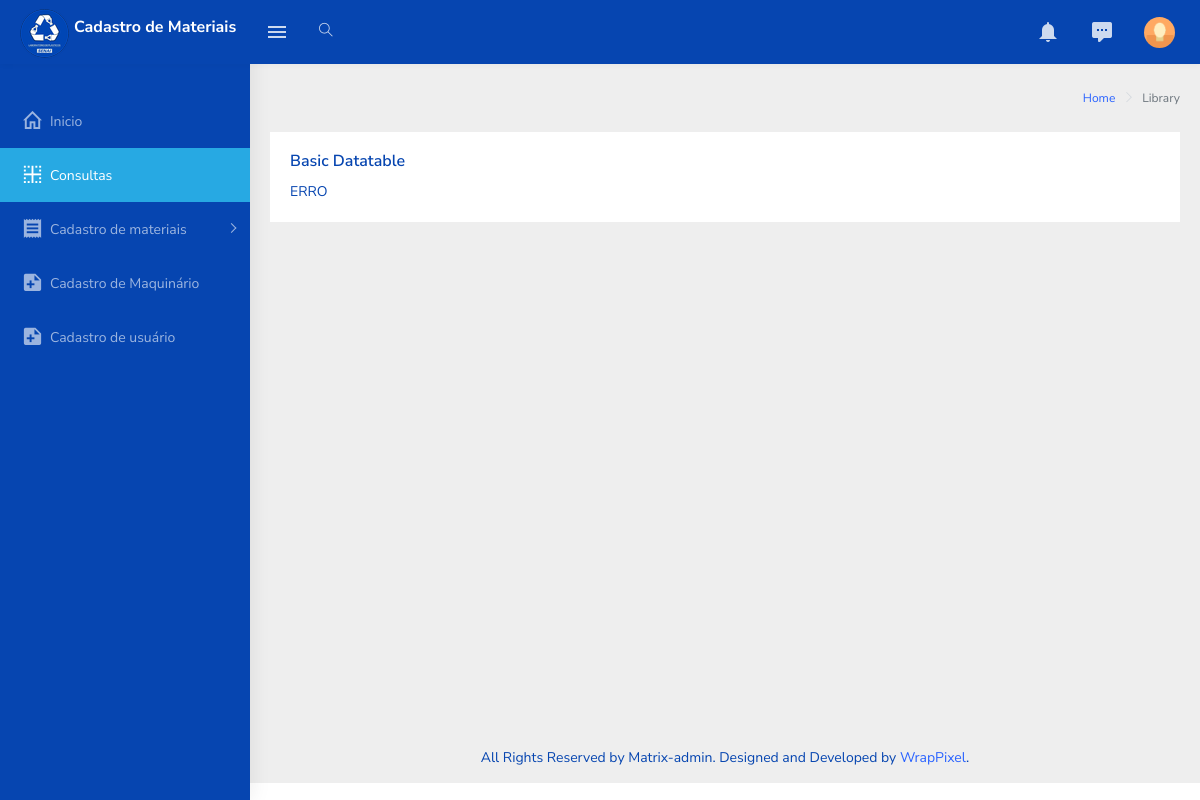
The app's page /estoque.php, older data.
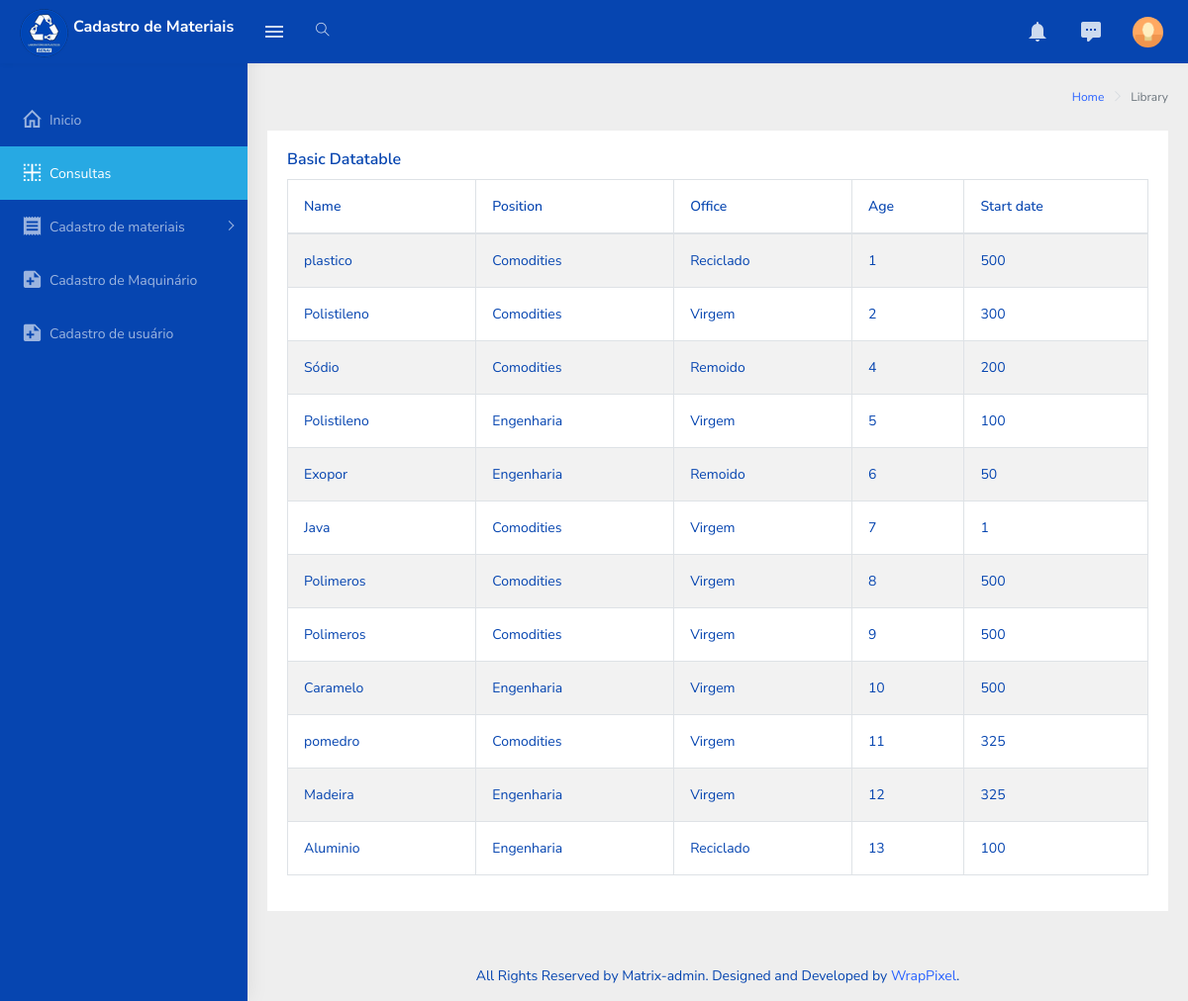
The same page, newer data.
### tables this page shows
CREATE TABLE `materia_prima` (
  `idMateriaPrima` int(11) NOT NULL COMMENT 'PK - chave identificadora das matérias primas salvas no estoque ',
  `idClasse` int(11) NOT NULL COMMENT 'FK - chave estrangeira que identifica a classe da matéria prima(comodities e engenharia) ',
  `idTipoMateriaPrima` int(11) NOT NULL COMMENT 'FK - chave estrangeira que identifica o tipo de matéria prima(virgem, reciclado, remoido, scrap). ',
  `descricao` varchar(50) NOT NULL COMMENT 'Descrição da matéria prima(Nome). ',
  `quantidade` int(11) NOT NULL COMMENT 'Mostra a quantidade de uma matéria prima guardada no estoque',
  `ativo` tinyint(1) NOT NULL COMMENT 'Verifica se a matéria prima vai aparecer em uma consulta.',
  `observacoes` text DEFAULT NULL COMMENT 'Variável que registra texto de observações sobre uma matéria prima'
);

CREATE TABLE `classe_material` (
  `idClasse` int(11) NOT NULL COMMENT 'PK - chave identificadora que guarda a id de cada classe da matéria prima',
  `descricao` varchar(32) NOT NULL COMMENT 'Descrição da classe da matéria prima(comodities, engenharia)',
  `ativo` tinyint(1) NOT NULL COMMENT 'Verifica se a classe esta ativa'
);

CREATE TABLE `tipo_materia_prima` (
  `idTipoMateriaPrima` int(11) NOT NULL COMMENT 'PK - chave identificadora de id dos tipos de matéria prima',
  `descricao` varchar(32) NOT NULL COMMENT 'Descrição dos tipos de matéria prima(virgem, reciclado, remoído, scrap);',
  `ativo` tinyint(1) NOT NULL COMMENT 'Verifica se esta tipo de matéria prima esta ativa'
);

### php/functionMateriais.php (the view, shortened to what this page needs)
<?php
    function createTable(){
        include('connection.php');
        $lista = "<table id='zero_config' class='table table-striped table-bordered'>"
                    ."<thead>"
                        ."<tr>"
                            ."<th>Name</th>"
                            ."<th>Position</th>"
                            ."<th>Office</th>"
                            ."<th>Age</th>"
                            ."<th>Start date</th>"
                        ."</tr>"
                    ."</thead>"
                    ."<tbody>";
        $sql= "SELECT mat.descricao as material, classe.descricao as classe, tipo.descricao as tipo, mat.idMateriaPrima as id , mat.quantidade as qtd"
                ." FROM materia_prima as mat"
                ." LEFT JOIN classe_material as classe"
                ." ON mat.idClasse = classe.idClasse"
                ." LEFT JOIN tipo_materia_prima as tipo"
                ." ON mat.idTipoMateriaPrima = tipo.idTipoMAteriaPrima;";
        $result = mysqli_query($conn,$sql);
        if(mysqli_num_rows($result) > 0){
            $array = array();
            while($linha = mysqli_fetch_array($result, MYSQLI_ASSOC)){
                array_push($array, $linha);
            }
            foreach($array as $campo){
                $lista.=" <tr>"
                            ." <td>".$campo['material']."</td>"
                            ." <td>".$campo['classe']."</td>"
                            ." <td>".$campo['tipo']."</td>"
                            ." <td>".$campo['id']."</td>"
                            ." <td>".$campo['qtd']."</td>"
                        ." </tr>";
            }
            $lista.="</tbody>"
                    ."</table>";
        }else{
            return('ERRO');
        }
        return $lista;
    }
?>

### estoque.php (shortened to what this page needs)
<!DOCTYPE html>
<html dir="ltr" lang="pt-br">
    <head>
        <?php include('links/cabecalho.php');?>
    </head>
    <body>
        <div id="main-wrapper">
            <?php include('links/menu.php');?>
            <div class="page-wrapper">
                <?php include('links/side_bar_direita.php');?>
                <div class="container-fluid">
                    <div class="row">
                        <div class="col-12">
                            <div class="card">
                                <div class="card-body">
                                    <h5 class="card-title">Basic Datatable</h5>
                                    <div class="table-responsive">
                                        <?php echo createTable();?>
                                    </div>
                                </div>
                            </div>
                        </div>
                    </div>
                </div>
                <footer class="footer text-center">
                    All Rights Reserved by Matrix-admin. Designed and Developed by <a href="https://wrappixel.com">WrapPixel</a>.
                </footer>
            </div>
        </div>
    </body>
</html>

### links/cabecalho.php (shortened to what this page needs)
<link rel="stylesheet" type="text/css" href="assets/libs/select2/dist/css/select2.min.css">
<link rel="stylesheet" type="text/css" href="assets/libs/jquery-minicolors/jquery.minicolors.css">
<link rel="stylesheet" type="text/css" href="assets/libs/bootstrap-datepicker/dist/css/bootstrap-datepicker.min.css">
<link rel="stylesheet" type="text/css" href="assets/libs/quill/dist/quill.snow.css">
<link rel="stylesheet" type="text/css" href="assets/extra-libs/multicheck/multicheck.css">
<link href="assets/libs/datatables.net-bs4/css/dataTables.bootstrap4.css" rel="stylesheet">
<link href="dist/css/style.min.css" rel="stylesheet">
<link href="dist/css/subStyle.css" rel="stylesheet" >

### links/menu.php (shortened to what this page needs)
<header class="topbar" data-navbarbg="skin5">
    <nav class="navbar top-navbar navbar-expand-md navbar-dark">
        <div class="navbar-header" data-logobg="skin5">
            <a class="navbar-brand" href="index.html">
                <b class="logo-icon p-l-10">
                    <img src="assets/images/logoLabPlasticos_menuSideBar.png" alt="homepage" class="light-logo" />
                </b>
                <span class="logo-text">
                    <h5>Cadastro de Materiais</h5>
                </span>
            </a>
        </div>
        <div class="navbar-collapse collapse" id="navbarSupportedContent"  data-navbarbg="skin5">
            <ul class="navbar-nav float-left mr-auto">
                <li class="nav-item d-none d-md-block"><a class="nav-link sidebartoggler waves-effect waves-light" href="javascript:void(0)" data-sidebartype="mini-sidebar"><i class="mdi mdi-menu font-24"></i></a></li>
                <li class="nav-item search-box"> <a class="nav-link waves-effect waves-dark" href="javascript:void(0)"><i class="ti-search"></i></a>
                </li>
            </ul>
            <ul class="navbar-nav float-right">
                <li class="nav-item dropdown">
                    <a class="nav-link dropdown-toggle waves-effect waves-info" href="" data-toggle="dropdown" aria-haspopup="true" aria-expanded="false"> <i class="mdi mdi-bell font-24"></i>
                    </a>
                </li>
                <li class="nav-item dropdown">
                    <a class="nav-link dropdown-toggle waves-effect waves-dark" href="" id="2" data-toggle="dropdown" aria-haspopup="true" aria-expanded="false"> <i class="font-24 mdi mdi-comment-processing"></i>
                    </a>
                </li>
                <li class="nav-item dropdown">
                    <a class="nav-link dropdown-toggle text-muted waves-effect waves-dark pro-pic" href="" data-toggle="dropdown" aria-haspopup="true" aria-expanded="false"><img src="assets/images/users/1.jpg" alt="user" class="rounded-circle" width="31"></a>
                </li>
            </ul>
        </div>
    </nav>
</header>
<aside class="left-sidebar" data-sidebarbg="skin5">
    <div class="scroll-sidebar">
        <nav class="sidebar-nav">
            <ul id="sidebarnav" class="p-t-30">
                <li class="sidebar-item"> <a class="sidebar-link waves-effect waves-dark sidebar-link" href="index.html" aria-expanded="false"><i class="mdi mdi-home-outline"></i><span class="hide-menu">Inicio</span></a></li>
                <li class="sidebar-item"> <a class="sidebar-link waves-effect waves-dark sidebar-link" href="estoque.php" aria-expanded="false"><i class="mdi mdi-border-inside"></i><span class="hide-menu">Consultas</span></a></li>
                <li class="sidebar-item"> <a class="sidebar-link has-arrow waves-effect waves-dark" href="javascript:void(0)" aria-expanded="false"><i class="mdi mdi-receipt"></i><span class="hide-menu">Cadastro de materiais</span></a>
                </li>
                <li class="sidebar-item"><a href="cadastroMaquina.php" class="sidebar-link"><i class="mdi mdi-note-plus"></i><span class="hide-menu"> Cadastro de Maquinário </span></a></li>
                <li class="sidebar-item"><a href="cadastroUsuario.php" class="sidebar-link"><i class="mdi mdi-note-plus"></i><span class="hide-menu"> Cadastro de usuário </span></a></li>
            </ul>
        </nav>
    </div>
</aside>

### links/side_bar_direita.php
<div class="page-breadcrumb">
    <div class="row">
        <div class="col-12 d-flex no-block align-items-center">
            <div class="ml-auto text-right">
                <nav aria-label="breadcrumb">
                    <ol class="breadcrumb">
                        <li class="breadcrumb-item"><a href="#">Home</a></li>
                        <li class="breadcrumb-item active" aria-current="page">Library</li>
                    </ol>
                </nav>
            </div>
        </div>
    </div>
</div>

Row changes from the older to the newer data that the page shows:
added materia_prima: descricao "plastico", idClasse.descricao "Comodities", idTipoMateriaPrima.descricao "Reciclado", idMateriaPrima "1", quantidade "500"
added materia_prima: descricao "Polistileno", idClasse.descricao "Comodities", idTipoMateriaPrima.descricao "Virgem", idMateriaPrima "2", quantidade "300"
added materia_prima: descricao "Sódio", idClasse.descricao "Comodities", idTipoMateriaPrima.descricao "Remoido", idMateriaPrima "4", quantidade "200"
added materia_prima: descricao "Polistileno", idClasse.descricao "Engenharia", idTipoMateriaPrima.descricao "Virgem", idMateriaPrima "5", quantidade "100"
added materia_prima: descricao "Exopor", idClasse.descricao "Engenharia", idTipoMateriaPrima.descricao "Remoido", idMateriaPrima "6", quantidade "50"
added materia_prima: descricao "Java", idClasse.descricao "Comodities", idTipoMateriaPrima.descricao "Virgem", idMateriaPrima "7", quantidade "1"
added materia_prima: descricao "Polimeros", idClasse.descricao "Comodities", idTipoMateriaPrima.descricao "Virgem", idMateriaPrima "8", quantidade "500"
added materia_prima: descricao "Polimeros", idClasse.descricao "Comodities", idTipoMateriaPrima.descricao "Virgem", idMateriaPrima "9", quantidade "500"
added materia_prima: descricao "Caramelo", idClasse.descricao "Engenharia", idTipoMateriaPrima.descricao "Virgem", idMateriaPrima "10", quantidade "500"
added materia_prima: descricao "pomedro", idClasse.descricao "Comodities", idTipoMateriaPrima.descricao "Virgem", idMateriaPrima "11", quantidade "325"
added materia_prima: descricao "Madeira", idClasse.descricao "Engenharia", idTipoMateriaPrima.descricao "Virgem", idMateriaPrima "12", quantidade "325"
added materia_prima: descricao "Aluminio", idClasse.descricao "Engenharia", idTipoMateriaPrima.descricao "Reciclado", idMateriaPrima "13", quantidade "100"
Text that changed along with them:
createTable(): "ERRO" → (not shown)
text now shown: "Name Position Office Age Start date"
